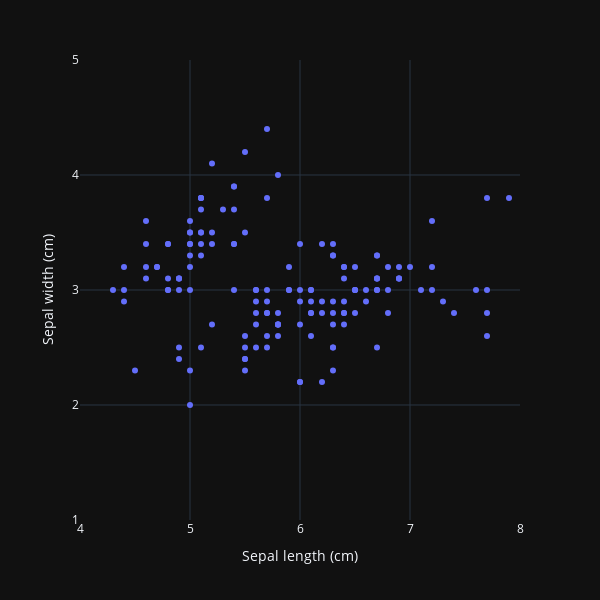

The notebook cell this image was saved under:
### Code cell
# 绘制散点图，不渲染marker
fig = px.scatter(iris_df, x="sepal_length", y="sepal_width", 
                 width = 600, height = 600,
                 labels={"sepal_length": "Sepal length (cm)", "sepal_width":  "Sepal width (cm)"})
# 修饰图像
fig.update_layout(xaxis_range=[4, 8], yaxis_range=[1, 5])
xticks = np.arange(4,8+1)
yticks = np.arange(1,5+1)
fig.update_layout(xaxis = dict(tickmode = 'array', tickvals = xticks))
fig.update_layout(yaxis = dict(tickmode = 'array', tickvals = yticks))
fig.show()

### Figure 1 — Plotly figure (JSON) as saved in the notebook; plotly's stock layout.template omitted (floating-point values rounded to 4 significant figures; data arrays with more than 128 entries replaced by an {"elided": "..."} marker saying what was removed)
{"data": [{"hovertemplate": "Sepal length (cm)=%{x}<br>Sepal width (cm)=%{y}<extra></extra>", "legendgroup": "", "marker": {"color": "#636efa", "symbol": "circle"}, "mode": "markers", "name": "", "orientation": "v", "showlegend": false, "x": {"elided": "150 float values"}, "xaxis": "x", "y": {"elided": "150 float values"}, "yaxis": "y", "type": "scatter"}], "layout": {"xaxis": {"anchor": "y", "domain": [0.0, 1.0], "title": {"text": "Sepal length (cm)"}, "range": [4, 8], "tickmode": "array", "tickvals": [4, 5, 6, 7, 8]}, "yaxis": {"anchor": "x", "domain": [0.0, 1.0], "title": {"text": "Sepal width (cm)"}, "range": [1, 5], "tickmode": "array", "tickvals": [1, 2, 3, 4, 5]}, "legend": {"tracegroupgap": 0}, "margin": {"t": 60}, "height": 600, "width": 600}}
